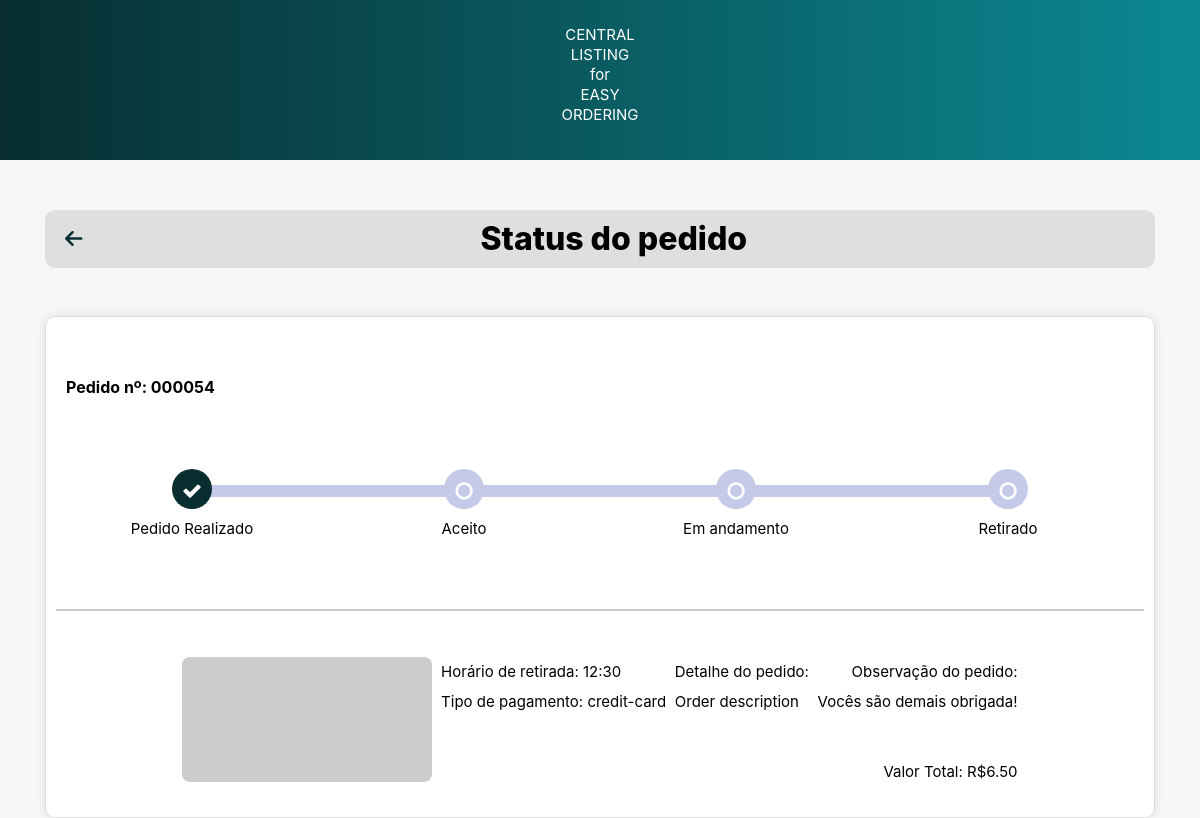
Page /order_status/ (signed in) on the earlier database version.
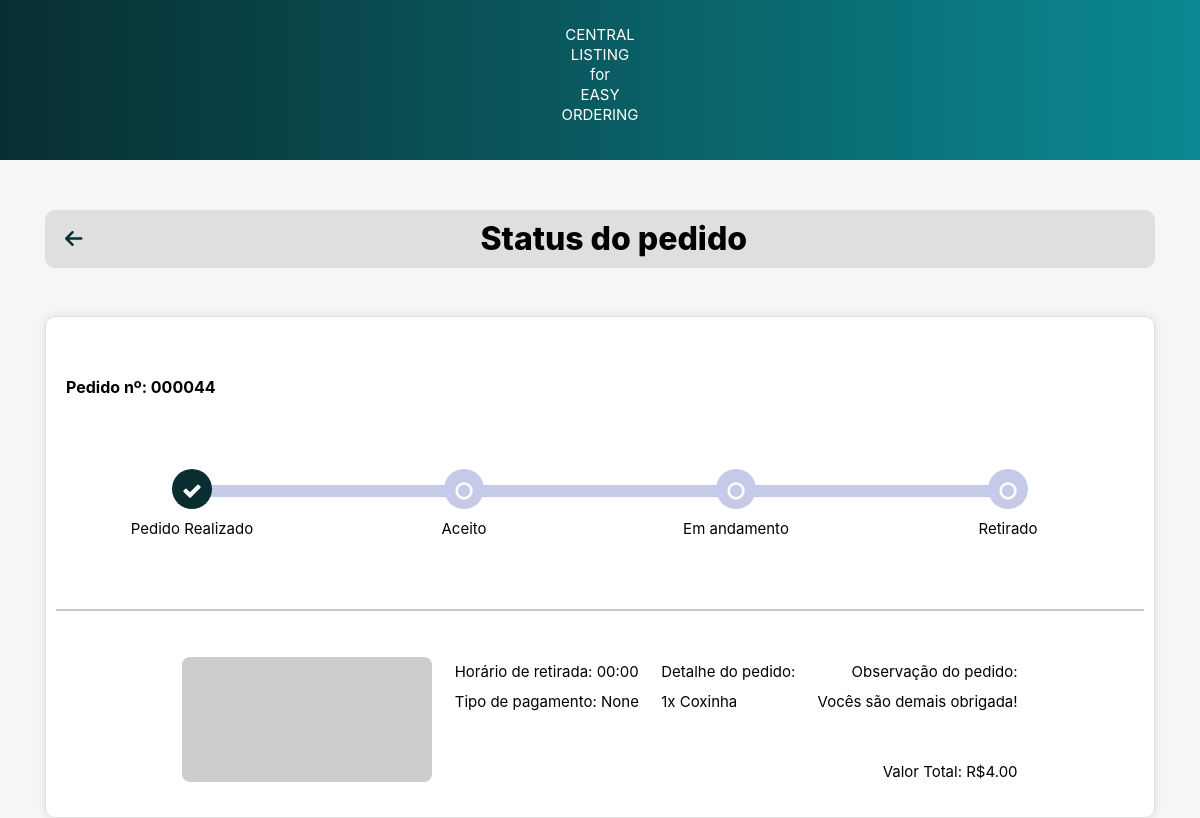
Same page on the later database version.
### main/models.py (models this page shows)
class Order(models.Model):
    PAYMENT_METHOD_CHOICES = [
        ('pix', 'PIX'),
        ('credit_card', 'Credit Card'),
    ]
    user = models.ForeignKey(User, on_delete=models.CASCADE)
    order = models.CharField(max_length=1000)
    order_datetime = models.DateTimeField()
    pickup_time = models.DateTimeField()
    total = models.DecimalField(max_digits=6, decimal_places=2)
    payment_method = models.CharField(max_length=20, choices=PAYMENT_METHOD_CHOICES, null=True)

### main/views.py (the view)
# urls.py: path('order_status/', views.order_status, name='order_status'),
@login_required(login_url='login')
def order_status(request):
    cart = Cart.objects.filter(user=request.user)
    total = cart.aggregate(total=Sum(F('product__price') * F('quantity')))['total']
    if request.method == 'POST':
        order_datetime = datetime.now()
        pickup_time = datetime.now() + timedelta(minutes=30)
        order_products = [f"{item.quantity}x {item.product.name}" for item in cart]
        order_summary = ", ".join(order_products)
        order = Order.objects.create(user=request.user, order=order_summary, total=total,
        pickup_time=pickup_time, order_datetime=order_datetime)
        messages.success(request, 'Pedido realizado com sucesso!')
        cart.delete()
    else:
        order = Order.objects.filter(user=request.user).last()
    context = {
        'order': order,
    }
    return render(request, 'order_status.html', context)

### templates/order_status.html (shortened to what this page needs)
{% load static %}
<!DOCTYPE html>
<html>
<head>
    <link rel="stylesheet" href="https://cdnjs.cloudflare.com/ajax/libs/font-awesome/6.4.0/css/all.min.css" />
    <link
    rel="stylesheet"
    href="https://cdn.jsdelivr.net/npm/bootstrap@4.3.1/dist/css/bootstrap.min.css"
  />
  <link
    rel="stylesheet"
    href="https://cdnjs.cloudflare.com/ajax/libs/font-awesome/4.7.0/css/font-awesome.css"
  />
  <link rel="stylesheet" type="text/css" href="{% static './css/order_status.css' %}">
</head>
<body>
  <nav>
          <p>CENTRAL<br>LISTING<br>for<br>EASY<br>ORDERING</p>
  </nav>
    <div class="container">
        <div class="top-bar">
            <a id="arrow" href="{% url 'home' %}" class="back-to-home">
                <i class="fas fa-arrow-left"></i>
            </a>
            <h1 class="top-bar-title">Status do pedido</h1>
        </div>
    </div>
    {% if order %}
    <div class="container">
      <div class="card">
        <div class="timeline-container">
          <div class="order_number_text">
            Pedido nº: 0000{{ order.id }}</p>
          </div>
          <ul id="progressbar" class="text-center">
            <li class="step0">
              <div class="step-container">
                <p class="status-text">Pedido Realizado</p>
              </div>
            </li>
            <li class="step0">
              <div class="step-container">
                <p class="status-text">Aceito</p>
              </div>
            </li>
            <li class="step0">
              <div class="step-container">
                <p class="status-text">Em andamento</p>
              </div>
            </li>
            <li class="step0">
              <div class="step-container">
                <p class="status-text">Retirado</p>
              </div>
            </li>
          </ul>
          <br><br><br><br><br>
          <div class="track-order">
            <hr>
            <div class="row d-flex justify-content-between px-3 top">
              <div class="d-flex">
                <img src="https://placehold.co/600x400?text=product_img" alt="Product Image" style="width:250px;height:125px;">
              </div>
              <div>
                <p>Horário de retirada: {{ order.pickup_time|date:"H:i"}}</p>
                <p>Tipo de pagamento: {{ order.payment_method }}</p>
              </div>
              <div>
                <p>Detalhe do pedido:</p>
                <p>{{order.order}}</p>
              </div>
              <div class="d-flex flex-column text-sm-right">
                <p>Observação do pedido:</p>
                <p>Vocês são demais obrigada!</p>
                <p><br><br>Valor Total: R${{order.total}}</p>
              </div>
            </div>
          </div>
        </div>
      </div>
    </div>
    {% endif %}
</body>
</html>

Differences in the rows shown:
no longer on this page (row edited): Order: id "54", pickup_time "12:30", payment_method "credit-card", order "Order description", total "6.50"
now on this page (row unchanged): Order: id "44", pickup_time "00:00", payment_method "None", order "1x Coxinha", total "4.00"
